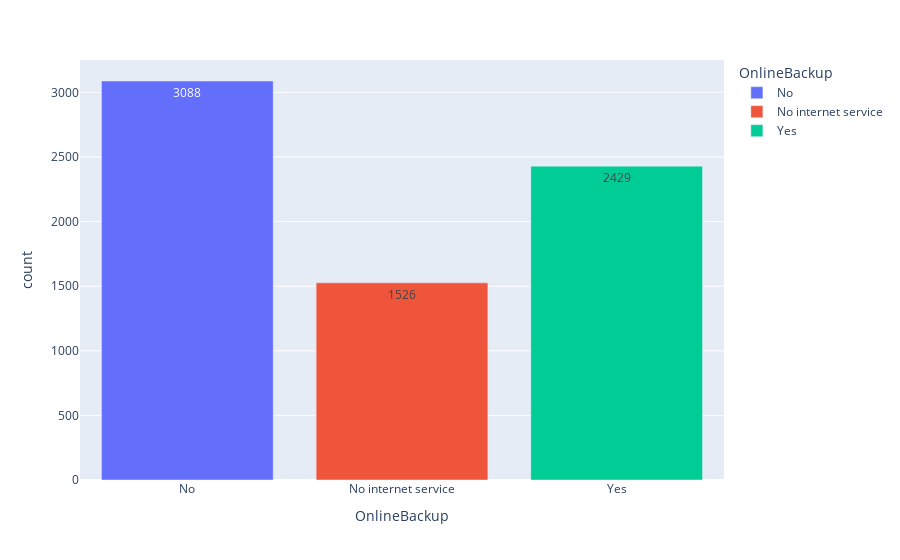

Source (notebook cell):
### Code cell
px.bar(OnlineBackup, x="OnlineBackup", y="count", color="OnlineBackup", text_auto=True)

### Figure 1 — Plotly figure (JSON) as saved in the notebook; plotly's stock layout.template omitted (floating-point values rounded to 4 significant figures)
{"data": [{"alignmentgroup": "True", "hovertemplate": "OnlineBackup=%{x}<br>count=%{y}<extra></extra>", "legendgroup": "No", "marker": {"color": "#636efa", "pattern": {"shape": ""}}, "name": "No", "offsetgroup": "No", "orientation": "v", "showlegend": true, "textposition": "auto", "texttemplate": "%{y}", "type": "bar", "x": ["No"], "xaxis": "x", "y": [3088], "yaxis": "y"}, {"alignmentgroup": "True", "hovertemplate": "OnlineBackup=%{x}<br>count=%{y}<extra></extra>", "legendgroup": "No internet service", "marker": {"color": "#EF553B", "pattern": {"shape": ""}}, "name": "No internet service", "offsetgroup": "No internet service", "orientation": "v", "showlegend": true, "textposition": "auto", "texttemplate": "%{y}", "type": "bar", "x": ["No internet service"], "xaxis": "x", "y": [1526], "yaxis": "y"}, {"alignmentgroup": "True", "hovertemplate": "OnlineBackup=%{x}<br>count=%{y}<extra></extra>", "legendgroup": "Yes", "marker": {"color": "#00cc96", "pattern": {"shape": ""}}, "name": "Yes", "offsetgroup": "Yes", "orientation": "v", "showlegend": true, "textposition": "auto", "texttemplate": "%{y}", "type": "bar", "x": ["Yes"], "xaxis": "x", "y": [2429], "yaxis": "y"}], "layout": {"barmode": "relative", "legend": {"title": {"text": "OnlineBackup"}, "tracegroupgap": 0}, "margin": {"t": 60}, "xaxis": {"anchor": "y", "categoryarray": ["No", "No internet service", "Yes"], "categoryorder": "array", "domain": [0, 1], "title": {"text": "OnlineBackup"}}, "yaxis": {"anchor": "x", "domain": [0, 1], "title": {"text": "count"}}}}
